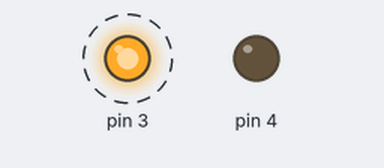
Simulated run of this sketch. Board: Arduino Uno, built with avr-gcc and run on an emulated ATmega328P. Shown: output pins drawn as LEDs (lit = HIGH). Dashed ring = blinking.

Above: at 0.2 s.
Timing chart, 0 to 3.0 s (numbered marks = the images above):
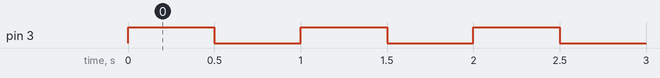

Measured:
- by itself, pin 3: alternates HIGH for 0.50 s and LOW for 0.50 s

The sketch:

Exercicio2.ino
```cpp
#include <avr/io.h>
#include <util/delay.h>

int main(void) {
    DDRD |= 0b00011000;

    while(1) {
        PORTD ^= 0b00001000;
     	_delay_ms(500);
        PORTB ^= 0b00010000;
    }
}
```
